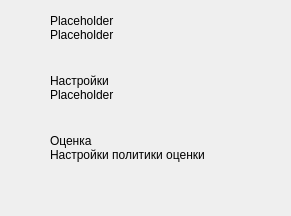
             <widget class="QWidget" name="homePage">
              <layout class="QVBoxLayout" name="verticalLayout_5">
               <property name="spacing">
                <number>4</number>
               </property>
               <property name="leftMargin">
                <number>0</number>
               </property>
               <property name="topMargin">
                <number>0</number>
               </property>
               <property name="rightMargin">
                <number>0</number>
               </property>
               <property name="bottomMargin">
                <number>0</number>
               </property>
               <item>
                <widget class="CardWidget" name="editQuestions">
                 <layout class="QHBoxLayout" name="horizontalLayout_11">
                  <property name="spacing">
                   <number>4</number>
                  </property>
                  <property name="leftMargin">
                   <number>14</number>
                  </property>
                  <property name="topMargin">
                   <number>14</number>
                  </property>
                  <property name="rightMargin">
                   <number>14</number>
                  </property>
                  <property name="bottomMargin">
                   <number>14</number>
                  </property>
                  <item>
                   <layout class="QHBoxLayout" name="layout_8">
                    <property name="leftMargin">
                     <number>6</number>
                    </property>
                    <property name="rightMargin">
                     <number>6</number>
                    </property>
                    <item>
                     <widget class="IconWidget" name="editQuestionsIcon">
                      <property name="minimumSize">
                       <size>
                        <width>20</width>
                        <height>20</height>
                       </size>
                      </property>
                      <property name="maximumSize">
                       <size>
                        <width>20</width>
                        <height>20</height>
                       </size>
                      </property>
                      <property name="acceptDrops">
                       <bool>false</bool>
                      </property>
                      <property name="layoutDirection">
                       <enum>Qt::LeftToRight</enum>
                      </property>
                     </widget>
                    </item>
                   </layout>
                  </item>
                  <item>
                   <layout class="QVBoxLayout" name="layout_9">
                    <property name="spacing">
                     <number>0</number>
                    </property>
                    <item>
                     <widget class="StrongBodyLabel" name="editQuestionsLabel">
                      <property name="text">
                       <string>Placeholder</string>
                      </property>
                      <property name="alignment">
                       <set>Qt::AlignBottom|Qt::AlignLeading|Qt::AlignLeft</set>
                      </property>
                     </widget>
                    </item>
                    <item>
                     <widget class="BodyLabel" name="editQuestionsSubLabel">
                      <property name="text">
                       <string>Placeholder</string>
                      </property>
                      <property name="alignment">
                       <set>Qt::AlignLeading|Qt::AlignLeft|Qt::AlignTop</set>
                      </property>
                      <property name="lightColor" stdset="0">
                       <color alpha="150">
                        <red>0</red>
                        <green>0</green>
                        <blue>0</blue>
                       </color>
                      </property>
                      <property name="darkColor" stdset="0">
                       <color alpha="150">
                        <red>255</red>
                        <green>255</green>
                        <blue>255</blue>
                       </color>
                      </property>
                     </widget>
                    </item>
                   </layout>
                  </item>
                  <item>
                   <spacer name="spacer_25">
                    <property name="orientation">
                     <enum>Qt::Horizontal</enum>
                    </property>
                    <property name="sizeHint" stdset="0">
                     <size>
                      <width>40</width>
                      <height>20</height>
                     </size>
                    </property>
                   </spacer>
                  </item>
                  <item>
                   <widget class="InfoBadge" name="editQuestionsBadge">
                    <property name="minimumSize">
                     <size>
                      <width>22</width>
                      <height>0</height>
                     </size>
                    </property>
                    <property name="text">
                     <string/>
                    </property>
                    <property name="scaledContents">
                     <bool>true</bool>
                    </property>
                    <property name="alignment">
                     <set>Qt::AlignCenter</set>
                    </property>
                    <property name="margin">
                     <number>3</number>
                    </property>
                    <property name="indent">
                     <number>0</number>
                    </property>
                    <property name="buddy">
                     <cstring></cstring>
                    </property>
                   </widget>
                  </item>
                  <item>
                   <layout class="QHBoxLayout" name="layout_10">
                    <property name="spacing">
                     <number>4</number>
                    </property>
                    <property name="leftMargin">
                     <number>6</number>
                    </property>
                    <property name="rightMargin">
                     <number>6</number>
                    </property>
                    <item>
                     <widget class="IconWidget" name="editQuestionsGoIcon">
                      <property name="minimumSize">
                       <size>
                        <width>16</width>
                        <height>16</height>
                       </size>
                      </property>
                      <property name="maximumSize">
                       <size>
                        <width>16</width>
                        <height>16</height>
                       </size>
                      </property>
                      <property name="acceptDrops">
                       <bool>false</bool>
                      </property>
                      <property name="layoutDirection">
                       <enum>Qt::LeftToRight</enum>
                      </property>
                     </widget>
                    </item>
                   </layout>
                  </item>
                 </layout>
                </widget>
               </item>
               <item>
                <widget class="CardWidget" name="settingsQuestion">
                 <layout class="QHBoxLayout" name="horizontalLayout_85">
                  <property name="spacing">
                   <number>4</number>
                  </property>
                  <property name="leftMargin">
                   <number>14</number>
                  </property>
                  <property name="topMargin">
                   <number>14</number>
                  </property>
                  <property name="rightMargin">
                   <number>14</number>
                  </property>
                  <property name="bottomMargin">
                   <number>14</number>
                  </property>
                  <item>
                   <layout class="QHBoxLayout" name="layout_16">
                    <property name="leftMargin">
                     <number>6</number>
                    </property>
                    <property name="rightMargin">
                     <number>6</number>
                    </property>
                    <item>
                     <widget class="IconWidget" name="settingsQuestionIcon">
                      <property name="minimumSize">
                       <size>
                        <width>20</width>
                        <height>20</height>
                       </size>
                      </property>
                      <property name="maximumSize">
                       <size>
                        <width>20</width>
                        <height>20</height>
                       </size>
                      </property>
                      <property name="acceptDrops">
                       <bool>false</bool>
                      </property>
                      <property name="layoutDirection">
                       <enum>Qt::LeftToRight</enum>
                      </property>
                     </widget>
                    </item>
                   </layout>
                  </item>
                  <item>
                   <layout class="QVBoxLayout" name="layout_15">
                    <property name="spacing">
                     <number>0</number>
                    </property>
                    <item>
                     <widget class="StrongBodyLabel" name="settingsQuestionLabel">
                      <property name="text">
                       <string>Настройки</string>
                      </property>
                      <property name="alignment">
                       <set>Qt::AlignBottom|Qt::AlignLeading|Qt::AlignLeft</set>
                      </property>
                     </widget>
                    </item>
                    <item>
                     <widget class="BodyLabel" name="settingsQuestionSubLabel">
                      <property name="text">
                       <string>Placeholder</string>
                      </property>
                      <property name="alignment">
                       <set>Qt::AlignLeading|Qt::AlignLeft|Qt::AlignTop</set>
                      </property>
                      <property name="lightColor" stdset="0">
                       <color alpha="150">
                        <red>0</red>
                        <green>0</green>
                        <blue>0</blue>
                       </color>
                      </property>
                      <property name="darkColor" stdset="0">
                       <color alpha="150">
                        <red>255</red>
                        <green>255</green>
                        <blue>255</blue>
                       </color>
                      </property>
                     </widget>
                    </item>
                   </layout>
                  </item>
                  <item>
                   <spacer name="spacer_26">
                    <property name="orientation">
                     <enum>Qt::Horizontal</enum>
                    </property>
                    <property name="sizeHint" stdset="0">
                     <size>
                      <width>40</width>
                      <height>20</height>
                     </size>
                    </property>
                   </spacer>
                  </item>
                  <item>
                   <layout class="QHBoxLayout" name="layout_14">
                    <property name="spacing">
                     <number>4</number>
                    </property>
                    <property name="leftMargin">
                     <number>6</number>
                    </property>
                    <property name="rightMargin">
                     <number>6</number>
                    </property>
                    <item>
                     <widget class="IconWidget" name="settingsQuestionGoIcon">
                      <property name="minimumSize">
                       <size>
                        <width>16</width>
                        <height>16</height>
                       </size>
                      </property>
                      <property name="maximumSize">
                       <size>
                        <width>16</width>
                        <height>16</height>
                       </size>
                      </property>
                      <property name="acceptDrops">
                       <bool>false</bool>
                      </property>
                      <property name="layoutDirection">
                       <enum>Qt::LeftToRight</enum>
                      </property>
                     </widget>
                    </item>
                   </layout>
                  </item>
                 </layout>
                </widget>
               </item>
               <item>
                <widget class="CardWidget" name="gradeQuestion">
                 <layout class="QHBoxLayout" name="horizontalLayout_88">
                  <property name="spacing">
                   <number>4</number>
                  </property>
                  <property name="leftMargin">
                   <number>14</number>
                  </property>
                  <property name="topMargin">
                   <number>14</number>
                  </property>
                  <property name="rightMargin">
                   <number>14</number>
                  </property>
                  <property name="bottomMargin">
                   <number>14</number>
                  </property>
                  <item>
                   <layout class="QHBoxLayout" name="layout_11">
                    <property name="leftMargin">
                     <number>6</number>
                    </property>
                    <property name="rightMargin">
                     <number>6</number>
                    </property>
                    <item>
                     <widget class="IconWidget" name="gradeQuestionIcon">
                      <property name="minimumSize">
                       <size>
                        <width>20</width>
                        <height>20</height>
                       </size>
                      </property>
                      <property name="maximumSize">
                       <size>
                        <width>20</width>
                        <height>20</height>
                       </size>
                      </property>
                      <property name="acceptDrops">
                       <bool>false</bool>
                      </property>
                      <property name="layoutDirection">
                       <enum>Qt::LeftToRight</enum>
                      </property>
                     </widget>
                    </item>
                   </layout>
                  </item>
                  <item>
                   <layout class="QVBoxLayout" name="layout_12">
                    <property name="spacing">
                     <number>0</number>
                    </property>
                    <item>
                     <widget class="StrongBodyLabel" name="gradeQuestionLabel">
                      <property name="text">
                       <string>Оценка</string>
                      </property>
                      <property name="alignment">
                       <set>Qt::AlignBottom|Qt::AlignLeading|Qt::AlignLeft</set>
                      </property>
                     </widget>
                    </item>
                    <item>
                     <widget class="BodyLabel" name="gradeQuestionSubLabel">
                      <property name="text">
                       <string>Настройки политики оценки</string>
                      </property>
                      <property name="alignment">
                       <set>Qt::AlignLeading|Qt::AlignLeft|Qt::AlignTop</set>
                      </property>
                      <property name="lightColor" stdset="0">
                       <color alpha="150">
                        <red>0</red>
                        <green>0</green>
                        <blue>0</blue>
                       </color>
                      </property>
                      <property name="darkColor" stdset="0">
                       <color alpha="150">
                        <red>255</red>
                        <green>255</green>
                        <blue>255</blue>
                       </color>
                      </property>
                     </widget>
                    </item>
                   </layout>
                  </item>
                  <item>
                   <spacer name="spacer_27">
                    <property name="orientation">
                     <enum>Qt::Horizontal</enum>
                    </property>
                    <property name="sizeHint" stdset="0">
                     <size>
                      <width>40</width>
                      <height>20</height>
                     </size>
                    </property>
                   </spacer>
                  </item>
                  <item>
                   <layout class="QHBoxLayout" name="layout_13">
                    <property name="spacing">
                     <number>4</number>
                    </property>
                    <property name="leftMargin">
                     <number>6</number>
                    </property>
                    <property name="rightMargin">
                     <number>6</number>
                    </property>
                    <item>
                     <widget class="IconWidget" name="gradeQuestionGoIcon">
                      <property name="minimumSize">
                       <size>
                        <width>16</width>
                        <height>16</height>
                       </size>
                      </property>
                      <property name="maximumSize">
                       <size>
                        <width>16</width>
                        <height>16</height>
                       </size>
                      </property>
                      <property name="acceptDrops">
                       <bool>false</bool>
                      </property>
                      <property name="layoutDirection">
                       <enum>Qt::LeftToRight</enum>
                      </property>
                     </widget>
                    </item>
                   </layout>
                  </item>
                 </layout>
                </widget>
               </item>
               <item>
                <spacer name="verticalSpacer_2">
                 <property name="orientation">
                  <enum>Qt::Vertical</enum>
                 </property>
                 <property name="sizeHint" stdset="0">
                  <size>
                   <width>20</width>
                   <height>40</height>
                  </size>
                 </property>
                </spacer>
               </item>
              </layout>
             </widget>
